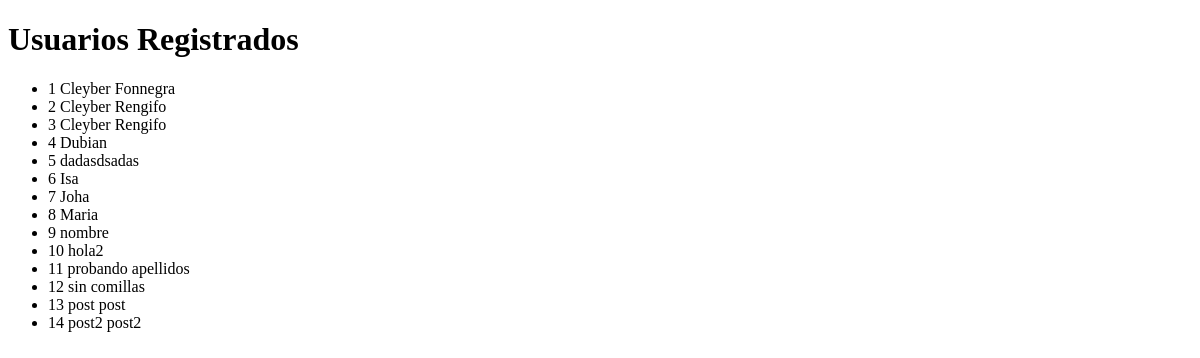
Before: /app/response/ with the older database file.
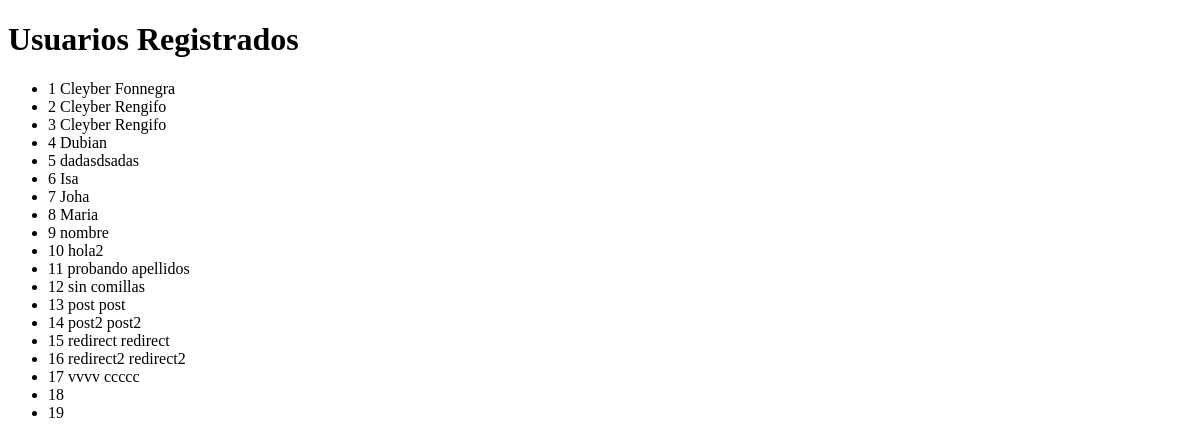
After: the same page with the newer database file.
### app/models.py (models this page shows, shortened)
class User(models.Model):
    db_table = 'users'
    name = models.CharField(max_length=30)
    last_name = models.CharField(max_length=40)

### app/views.py (the view)
def response(request):
    list = User.objects.all()
    context = {'list': list,}
    return render(request, 'app/response.html', context)

### app/templates/app/response.html (shortened to what this page needs)
<!DOCTYPE html>
<html lang="es">
<head>
</head>
<body>
  <h1>Usuarios Registrados</h1>
  {% if list %}
  <ul>
    {% for usuario in list %}
      <li><span>{{usuario.id}} </span>{{usuario.name}} {{usuario.last_name}}</li>
    {% endfor%}
  </ul>
  {% else %}
    <span>No hay Usuaios</span>
  {% endif %}
</body>
</html>

Changed rows visible on the page:
added User: id "15", name "redirect", last_name "redirect"
added User: id "16", name "redirect2", last_name "redirect2"
added User: id "17", name "vvvv", last_name "ccccc"
added User: id "18"
added User: id "19"
